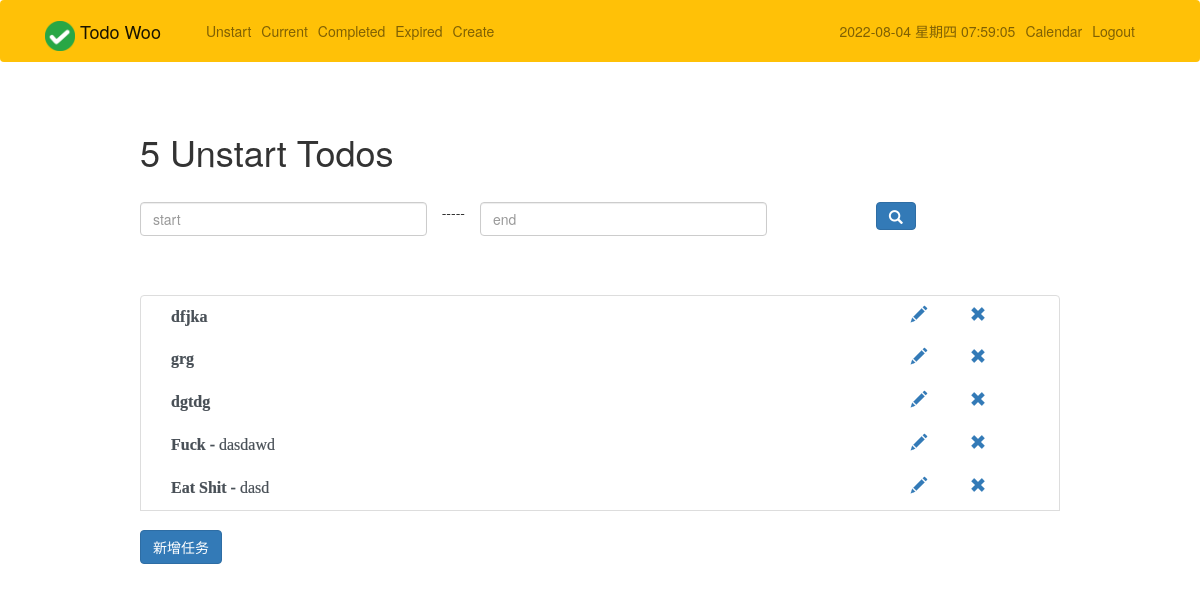
The app's page /unstart/ (signed in), older data.
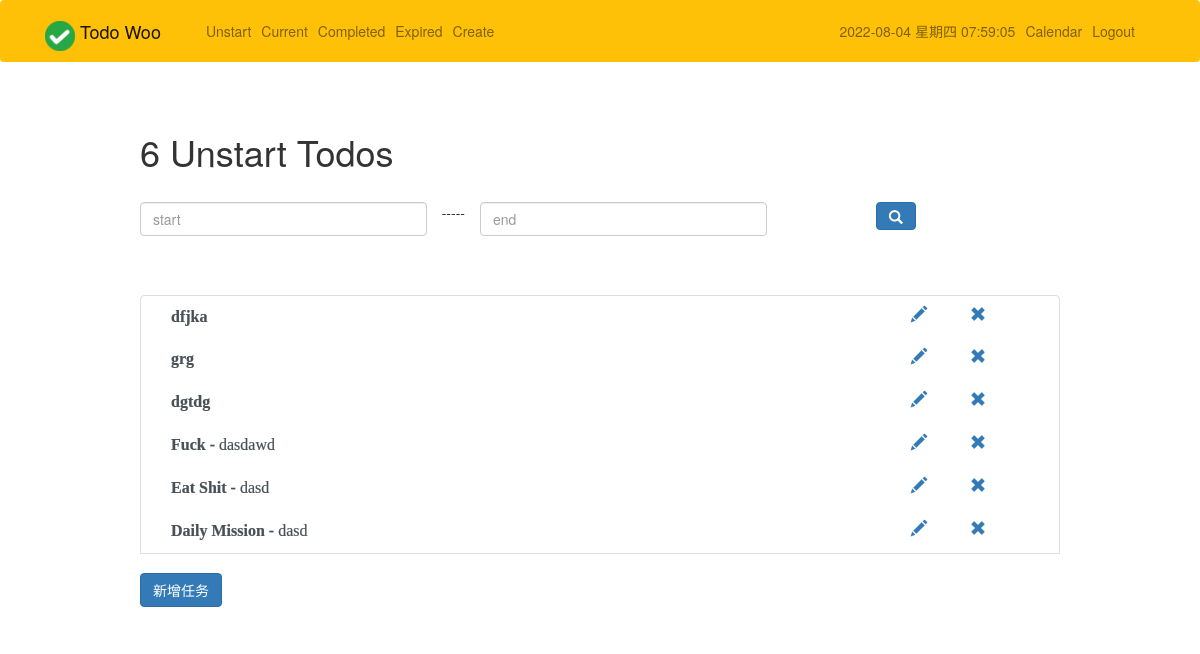
The same page, newer data.
### todo/models.py (models this page shows, shortened)
class Todo(models.Model):
    title = models.CharField(verbose_name="标题", max_length=100)
    memo = models.TextField(verbose_name="内容", blank=True)
    created = models.DateTimeField(auto_now_add=True)
    datecompleted = models.DateTimeField(null=True, blank=True)
    important = models.BooleanField(default=False)  # 不要用这个，没有用
    user = models.ForeignKey(User, on_delete=models.CASCADE)
    level = models.SmallIntegerField(verbose_name="任务重要性", choices=level_choices, default=0)
    expiration_date = models.DateTimeField(verbose_name="任务截止日期", null=True, blank=True)
    status = models.SmallIntegerField(verbose_name="任务状态", choices=status_choices, default=0)
    predict_hour = models.IntegerField(verbose_name="预计花费小时", default=0)
    predict_minute = models.IntegerField(verbose_name="预计花费分钟", default=0)
    isDaily = models.BooleanField(verbose_name="日常", default=False)
    fixedTime_start = models.TimeField(verbose_name="日常任务固定时间开始", null=True, blank=True)
    fixedTime_end = models.TimeField(verbose_name="日常任务固定时间结束", null=True, blank=True)
    tag = models.SmallIntegerField(verbose_name="标签", choices=tag_choices, default=0)
    overdue = models.BooleanField(default=False)

### todo/views.py (the view)
# urls.py: path('unstart/', views.unstarttodos, name='unstarttodos'),
@login_required
def unstarttodos(request):
    data_dict = {}
    tomorrow = (datetime.date.today() + datetime.timedelta(days=1)).strftime("%Y-%m-%d")
    start = request.GET.get('start')
    end = request.GET.get('end')
    if start and end:
        data_dict['expiration_date__lt'] = end
        data_dict['expiration_date__gt'] = start
    data_dict['status'] = 0
    data_dict['overdue'] = False
    todos = Todo.objects.filter(user=request.user, datecompleted__isnull=True, expiration_date__gte=tomorrow,
                                **data_dict)
    return render(request, 'todo/unstarttodo.html', {'todos': todos})

### todo/templates/todo/unstarttodo.html (shortened to what this page needs)
{% extends "todo/base.html" %}
{% load static %}
{% block css %}
    <link rel="stylesheet" href="{% static 'plugins/bootstrap_dist/css/bootstrap.css' %}">
    <link rel="stylesheet" href={% static 'plugins/bootstrap-datetimepicker-master/css/bootstrap-datetimepicker.css' %}>
    <link rel="stylesheet" href="{% static 'css/symbol.css' %}">
{% endblock %}
{% block content %}
    <div class="row justify-content-center mt-5">
        <div class="col-md-10">
            {% if todos %}
                <h1>{{ todos.count }} Unstart Todo{{ todos.count|pluralize }}</h1>
                <br>
                <form method="get">
                    <div class="row">
                        <div class="form-group col-md-4">
                            <input id="start" name="start" class="form-control" type="text" required
                                   placeholder="start">
                        </div>
                        -----
                        <div class="form-group col-md-4">
                            <input id="end" name="end" class="form-control" type="text" required placeholder="end">
                        </div>
                        <div class="form-group col-md-1">&nbsp</div>
                        <div class="form-group col-md-1">
                            <button type="submit" class="btn btn-primary">
                                <span class="glyphicon glyphicon-search" aria-hidden="true"></span>
                            </button>
                        </div>
                    </div>
                </form>
            {% else %}
                <h1>Unstart Todos</h1>
            {% endif %}
        </div>
    </div>
    <div class="row justify-content-center mt-5">
        <div class="col-md-10">
            {% if todos %}
                <div class="list-group">
                    {% for todo in todos %}
                        <div class="list-group-item list-group-item-action{% if todo.important %} list-group-item-danger{% endif %} iconfont">
                            <a class="col-lg-10">
                                <b>{{ todo.title }}</b>
                                {% if todo.memo %} - {{ todo.memo|truncatechars:30 }}{% endif %}&nbsp;&nbsp;&nbsp;
                            </a>
                            <a href="{% url 'viewtodo' todo.id %}" class="col-lg-1">
                                <span class="glyphicon glyphicon-pencil" aria-hidden="true"></span>
                            </a>
                            <a href="#">
                            <span class="glyphicon glyphicon-remove" aria-hidden="true"
                                  onclick="$('#delete').click()"></span>
                            </a>
                        </div>
                    {% endfor %}
                    <div style="margin-top: 20px">
                        <a href="{% url 'createtodo' %}">
                            <button type="submit" class="btn btn-primary">新增任务</button>
                        </a>
                    </div>
                </div>
            {% else %}
                <div class="text-center">
                    <h2>Looks like you don't have any todos! Nice work.</h2>
                    <br>
                    <a role="button" class="btn btn-primary" href="{% url 'createtodo' %}">New Todo</a>
                </div>
            {% endif %}
        </div>
    </div>
{% endblock %}

Row changes from the older to the newer data that the page shows:
added Todo: title "Daily Mission", memo "dasd"
Text that changed along with them:
{{ todos.count }}: "5" → "6"
